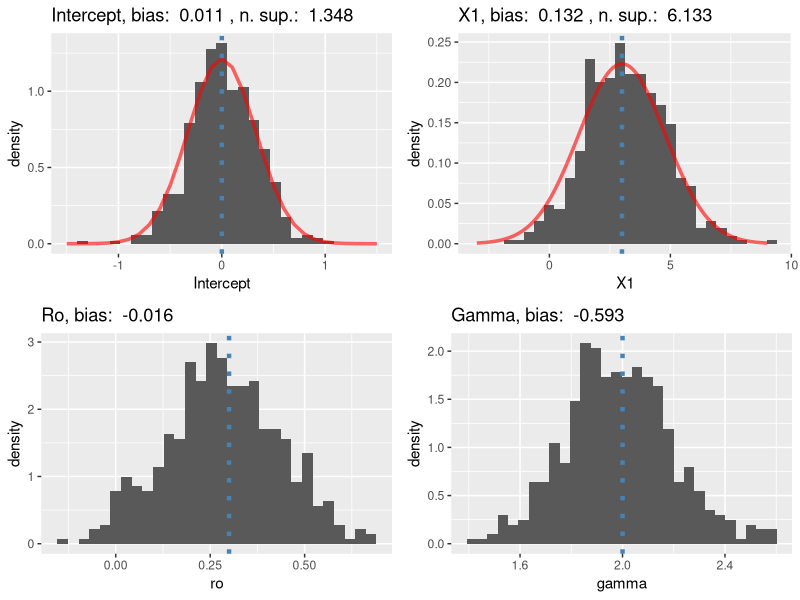
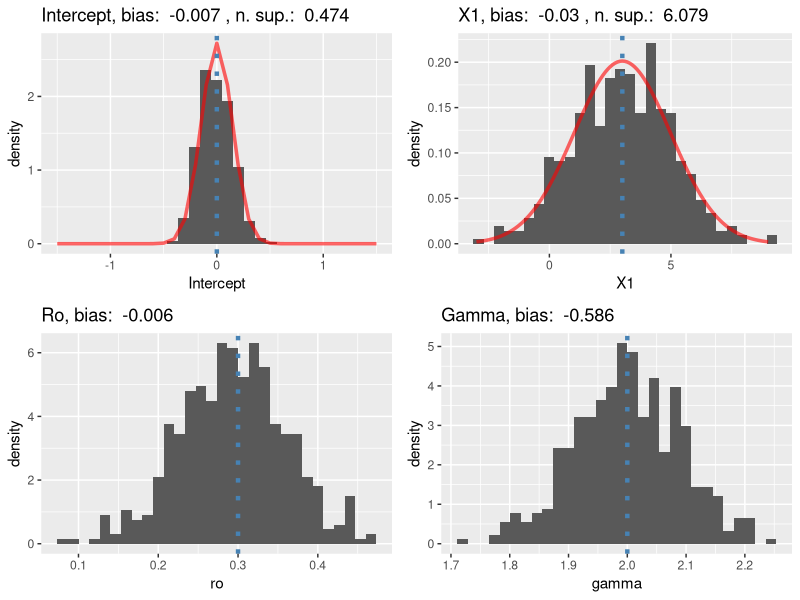
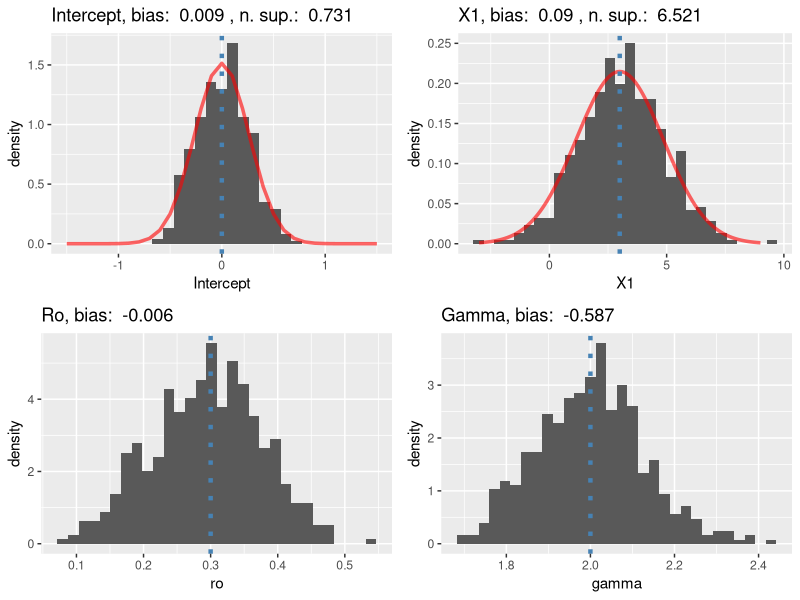
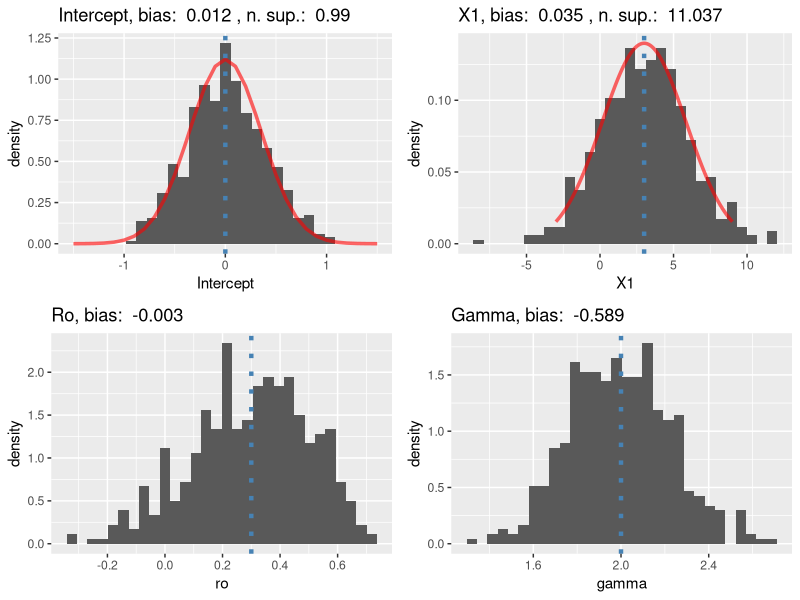
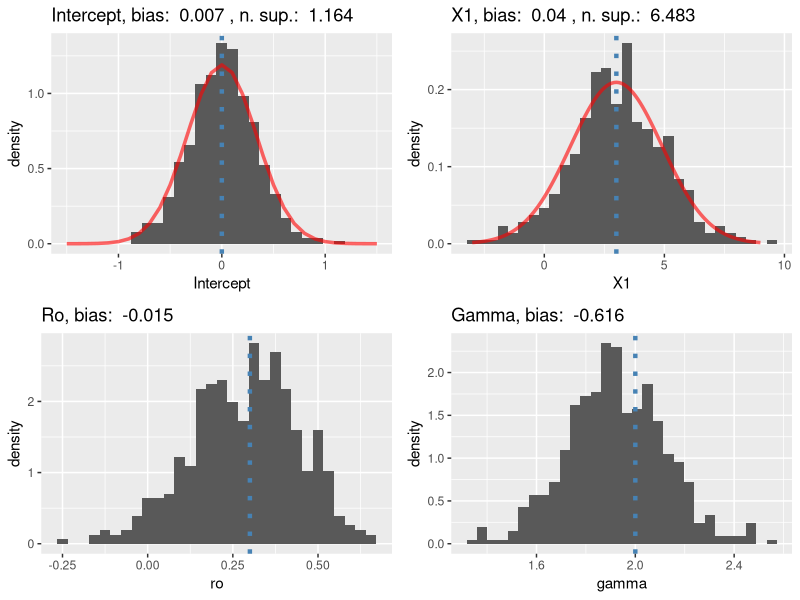

Source code (R) for these figures, in order: (Note: a time limit stopped this script after it produced the figures.)
## ---- chunk 1
knitr::opts_chunk$set(echo = F, message=FALSE, warning=FALSE)
## ---- chunk 2
library(MASS)
library(dplyr)
library(tidyr)
library(nlme)
library(purrr)
library(ggplot2)
library(gridExtra)

set.seed(45)
## ---- chunk 3
rep <- 500

# Assignment 1 a)

get_X <- function() {
  X <- rnorm(N*(p-1), mean=0, sd=sqrt(1/N))
  X <- matrix(data=X, nrow=N)
  list(X=X, sub_x_idx=split(1:N, rep(1:n, each=k)))
}

get_Sigma <- function() {
  Sigma <- matrix(ro, nrow=k, ncol=k)
  diag(Sigma) <- 1
  Sigma <- gamma^2 * Sigma
  Sigma
}

## Assignment 1 b)

get_beta <- function() {
  beta <- rep(3, p)
  beta[p] = 0
  beta[1] = 0
  beta
}

create_design_df <- function() {
  beta <- get_beta()
  
  X_design <- matrix(0L, nrow=N, ncol=2 + p)
  id <- rep(1:n, each=k)
  treatment <- rep(1:3, n)

  y_i_responses <- c()
  for (i in 1:n) {
    X_treatment <- X[sub_x_idx[[i]], ]
    X_treatment <- cbind(rep(1, k), X_treatment)
    y_i <- mvrnorm(n = 1, mu=X_treatment %*% beta, Sigma)
    y_i <- matrix(data=y_i, nrow=3)
    y_i_responses <- c(y_i_responses, y_i)
  }
  y_i_responses <- matrix(data=y_i_responses, ncol=1)

  X_design[, 1] <- y_i_responses
  X_design[, 2] <- id
  X_design[, 3] <- treatment
  X_design[, 4:(2+p)] <- X

  X_design <- data.frame(X_design)
  colnames(X_design) <- c("y", "id", "Time", paste(rep("X"), 1:(p-1), sep=""))

  X_design <- X_design %>% mutate(id=as.factor(id),
                                  Time=as.factor(Time))
  X_design
}

make_experiment <- function(method='REML') {
  X_design <- create_design_df()
  model <- gls(y~.-id-Time,
               correlation = corCompSymm(form=~1|id),
               weights = varIdent(form=~1),
               data = X_design,
               method = method)
  list(model=model, X_design=X_design)
}

# Assignment 1 c)

sup_norm <- function(m1, m2) max(abs(as.vector(m1)-as.vector(m2)))
bias_norm_sup <- function(estimates, true_val) max(abs(as.vector(estimates) - true_val))

get_asymptotics <- function() {
  helper_mtrx <- list()
  beta_mtrx <- list()
  
  sigma <- get_Sigma()
  for (i in 1:n) {
    x_i <- X[sub_x_idx[[i]], ]
    x_i <- cbind(rep(1, k), x_i)
    sigma_inv <- solve(sigma)
    helper_mtrx[[i]] <- t(x_i) %*% sigma_inv %*% x_i
    beta_mtrx[[i]] <- t(x_i) %*% sigma_inv %*% experiment_info$X[sub_x_idx[[i]], "y"]
  }
  helper_mtrx <- reduce(helper_mtrx, function(x, y) x+y)
  beta_mtrx <- reduce(beta_mtrx, function(x, y) x+y)
  
  beta_cov <- solve(helper_mtrx)
  beta_est <- beta_cov %*% beta_mtrx
  
  list(beta_est=beta_est, beta_cov=beta_cov)
}

# Assignment 2

get_ro_est <- function(model) {
  sigma_est <- getVarCov(model)
  sigma_est[lower.tri(sigma_est)][1] / gamma^2
}

get_gamma_est <- function(model) { getVarCov(model)[1,1] }

extract_est <- function(model) {
  x_labels <- paste(rep("X"), 1:(p-1), sep="")
  est_coefs <- model$coefficients[c('(Intercept)', x_labels)]
  sigma_est <- getVarCov(model)
  ro_est <- get_ro_est(model)
  gamma_est <- get_gamma_est(model)
  
  est_arr <- c(ro_est, gamma_est, est_coefs)
  names(est_arr) <- c("ro", 'gamma', 'Intercept', x_labels)
  t(data.frame(est_arr))
}

collect_est <- function(method='REML') {
  model <- make_experiment(method)$model
  extract_est(model)
}

get_asymptotic_density <- function(mu, sd, min_v=-3, max_v=9) {
  dens_arg <- seq(min_v, max_v, by=0.1)
  dens <- dnorm(dens_arg, mean=mu, sd=sd)
  data.frame(arg=dens_arg, val=dens)
}

estimate_bias <- function(val_series, true_val) {mean(as.vector(val_series-true_val))}

summarize_results <- function(est_df) {
  beta <- get_beta()

  intercept_distr <- get_asymptotic_density(beta[1], sqrt(beta_cov[1,1]), min_v=-1.5, max_v=1.5)
  intercept_bias <- estimate_bias(est_df[['Intercept']], 0)
  intercept_norm_sup <- bias_norm_sup(est_df[['Intercept']], 0)
  hist_intercept <- est_df %>%
                  ggplot(aes(Intercept)) +
                  geom_histogram(aes(y=..density..)) + 
                  geom_line(data=intercept_distr, aes(x=arg, y=val), color="red", size=1.2, alpha=0.6) + 
                  geom_vline(xintercept = 0, linetype="dotted", color = "steelblue", size=1.5) +
                  ggtitle(paste('Intercept, bias: ', round(intercept_bias, 3), ", n. sup.: ", round(intercept_norm_sup, 3)))

  x1_distr <- get_asymptotic_density(beta[2], sqrt(beta_cov[2, 2]))
  x1_bias <- estimate_bias(est_df[['X1']], 3)
  x1_norm_sup <- bias_norm_sup(est_df[['X1']], 3)
  hist_x1 <- est_df %>%
    ggplot(aes(X1)) +
    geom_histogram(aes(y=..density..)) + 
    geom_line(data=x1_distr, aes(x=arg, y=val), color="red", size=1.2, alpha=0.6) + 
    geom_vline(xintercept = 3, linetype="dotted", color = "steelblue", size=1.5) +
    ggtitle(paste('X1, bias: ', round(x1_bias, 3), ", n. sup.: ", round(x1_norm_sup, 3)))

  ro_bias <- estimate_bias(est_df[['ro']], 0.3)
  hist_ro <- est_df %>%
    ggplot(aes(ro)) +
    geom_histogram(aes(y=..density..)) + 
    geom_vline(xintercept = 0.3, linetype="dotted", color = "steelblue", size=1.5) +
    ggtitle(paste('Ro, bias: ', round(ro_bias, 3)))


  gamma_bias <- estimate_bias(sqrt(est_df[['gamma']]), 2)
  hist_gamma <- est_df %>%
    ggplot(aes(gamma)) +
    geom_histogram(aes(y=..density..)) + 
    geom_vline(xintercept = 2, linetype="dotted", color = "steelblue", size=1.5) +
    ggtitle(paste('Gamma, bias: ', round(gamma_bias, 3)))
  
  summary_df <- data.frame(int_bias=intercept_bias, 
                           int_norm=intercept_norm_sup, 
                           x1_bias=x1_bias,
                           x1_norm=x1_norm_sup,
                           ro_bias=ro_bias,
                           gamma_bias=gamma_bias)
  
  list(intercept=hist_intercept, 
       x1=hist_x1, 
       ro=hist_ro, 
       gamma=hist_gamma, 
       summary_df=summary_df)
}
  
summaries <- list()
## ---- chunk 4
n <- 20
k <- 3
p <- 4
N <- n * k
ro <- 0.3
gamma <- 2

X_info <- get_X()
X <- X_info$X
sub_x_idx <- X_info$sub_x_idx

Sigma <- get_Sigma()
experiment_info <- make_experiment()
model <- experiment_info$model
## ---- chunk 5
summary(model)
## ---- chunk 6
model.ml <- gls(y~.-id-Time,
               correlation = corCompSymm(form=~1|id),
               weights = varIdent(form=~1),
               data = experiment_info$X_design,
               method = "ML")

beta_ml <- model.ml$coefficients
beta_cov_ml <- vcov(model.ml)

coefs <- data.frame(beta_ml)
colnames(coefs) <- c("ML_coef")
rownames(coefs) <- c("Intercept", paste(rep("X", 3), 1:3))
coefs$REML_coef <- model$coefficients
round(coefs, 3)
## ---- chunk 7
reml_vcov <- vcov(model)
ml_vcov <- vcov(model.ml)

rownames(reml_vcov) <- paste(rep("REML_", 4), rownames(reml_vcov), sep="")
colnames(reml_vcov) <- colnames(reml_vcov)

rownames(ml_vcov) <- paste(rep("ML_", 4), rownames(ml_vcov), sep="")

round(rbind(reml_vcov, ml_vcov), 3)
## ---- chunk 8
cov_mtrx_norm <- sup_norm(vcov(model), vcov(model.ml))
beta_norm <- sup_norm(model$coefficients, model.ml$coefficients)
round(data.frame(covariance_norm=cov_mtrx_norm, beta_norm=beta_norm), 5)
## ---- chunk 9
get_gamma_est <- function(model) { sqrt(getVarCov(model)[1,1]) }

get_ro_est <- function(model) {
  sigma_est <- getVarCov(model)
  var_est <- sigma_est[1,1]
  sigma_est[2,1]/var_est
}

ro_est <- get_ro_est(model)
ro_sup <- sup_norm(rep(ro, 3), ro_est)

gamma_est <- model$sigma
gamma_sup <- sup_norm(gamma_est, sqrt(gamma))

summary_df <- data.frame(ro=c(ro_est[1], ro, ro_sup), 
                         gamma=c(gamma_est, gamma, gamma_sup))
rownames(summary_df) <- c("estimator", "true value", "norm")
summary_df
## ---- chunk 10
est_df <- do.call(rbind, replicate(rep, collect_est(), F))
est_df <- data.frame(est_df)
rownames(est_df) <- NULL

beta_asymptotics <- get_asymptotics()
beta_cov <- beta_asymptotics$beta_cov

h_lst <- summarize_results(est_df)
summaries$reml_basic <- h_lst$summary_df
grid.arrange(h_lst$intercept, h_lst$x1, h_lst$ro, h_lst$gamma, ncol=2)
## ---- chunk 11
n <- 100
k <- 3
p <- 4
N <- n * k

X_info <- get_X()
X <- X_info$X
sub_x_idx <- X_info$sub_x_idx

Sigma <- get_Sigma()

est_df <- do.call(rbind, replicate(rep, collect_est(), F))
est_df <- data.frame(est_df)
rownames(est_df) <- NULL

beta_asymptotics <- get_asymptotics()
beta_cov <- beta_asymptotics$beta_cov

h_lst <- summarize_results(est_df)
summaries$reml_n <- h_lst$summary_df
grid.arrange(h_lst$intercept, h_lst$x1, h_lst$ro, h_lst$gamma, ncol=2)
## ---- chunk 12
n <- 20
k <- 15
p <- 4
N <- n * k

X_info <- get_X()
X <- X_info$X
sub_x_idx <- X_info$sub_x_idx

Sigma <- get_Sigma()

est_df <- do.call(rbind, replicate(rep, collect_est(), F))
est_df <- data.frame(est_df)
rownames(est_df) <- NULL

beta_asymptotics <- get_asymptotics()
beta_cov <- beta_asymptotics$beta_cov

h_lst <- summarize_results(est_df)
summaries$reml_k <- h_lst$summary_df
grid.arrange(h_lst$intercept, h_lst$x1, h_lst$ro, h_lst$gamma, ncol=2)
## ---- chunk 13
n <- 20
k <- 3
p <- 20
N <- n * k

X_info <- get_X()
X <- X_info$X
sub_x_idx <- X_info$sub_x_idx

Sigma <- get_Sigma()

est_df <- do.call(rbind, replicate(rep, collect_est(), F))
est_df <- data.frame(est_df)
rownames(est_df) <- NULL

beta_asymptotics <- get_asymptotics()
beta_cov <- beta_asymptotics$beta_cov

h_lst <- summarize_results(est_df)
summaries$reml_p <- h_lst$summary_df
grid.arrange(h_lst$intercept, h_lst$x1, h_lst$ro, h_lst$gamma, ncol=2)
## ---- chunk 14
n <- 20
k <- 3
p <- 4
N <- n * k
ro <- 0.3
gamma <- 2

X_info <- get_X()
X <- X_info$X
sub_x_idx <- X_info$sub_x_idx

Sigma <- get_Sigma()

est_df <- do.call(rbind, replicate(rep, collect_est(method='ML'), F))
est_df <- data.frame(est_df)
rownames(est_df) <- NULL

beta_asymptotics <- get_asymptotics()
beta_cov <- beta_asymptotics$beta_cov

h_lst <- summarize_results(est_df)
summaries$ml_basic <- h_lst$summary_df
grid.arrange(h_lst$intercept, h_lst$x1, h_lst$ro, h_lst$gamma, ncol=2)
## ---- chunk 15
n <- 100
k <- 3
p <- 4
N <- n * k

X_info <- get_X()
X <- X_info$X
sub_x_idx <- X_info$sub_x_idx

Sigma <- get_Sigma()

est_df <- do.call(rbind, replicate(rep, collect_est(method='ML'), F))
est_df <- data.frame(est_df)
rownames(est_df) <- NULL

beta_asymptotics <- get_asymptotics()
beta_cov <- beta_asymptotics$beta_cov

h_lst <- summarize_results(est_df)
summaries$ml_n <- h_lst$summary_df
grid.arrange(h_lst$intercept, h_lst$x1, h_lst$ro, h_lst$gamma, ncol=2)
## ---- chunk 16
n <- 20
k <- 15
p <- 4
N <- n * k

X_info <- get_X()
X <- X_info$X
sub_x_idx <- X_info$sub_x_idx

Sigma <- get_Sigma()

est_df <- do.call(rbind, replicate(rep, collect_est(method='ML'), F))
est_df <- data.frame(est_df)
rownames(est_df) <- NULL

beta_asymptotics <- get_asymptotics()
beta_cov <- beta_asymptotics$beta_cov

h_lst <- summarize_results(est_df)
summaries$ml_k <- h_lst$summary_df
grid.arrange(h_lst$intercept, h_lst$x1, h_lst$ro, h_lst$gamma, ncol=2)
## ---- chunk 17
n <- 20
k <- 3
p <- 17
N <- n * k

X_info <- get_X()
X <- X_info$X
sub_x_idx <- X_info$sub_x_idx

Sigma <- get_Sigma()

est_df <- do.call(rbind, replicate(rep, collect_est(method='ML'), F))
est_df <- data.frame(est_df)
rownames(est_df) <- NULL

beta_asymptotics <- get_asymptotics()
beta_cov <- beta_asymptotics$beta_cov

h_lst <- summarize_results(est_df)
summaries$ml_p <- h_lst$summary_df
grid.arrange(h_lst$intercept, h_lst$x1, h_lst$ro, h_lst$gamma, ncol=2)
## ---- chunk 18
summaries <- reduce(summaries, rbind)
reml_rows <- paste(rep("REML", 4), c("base", "ob", "trt", "pred"))
ml_rows <- paste(rep("ML", 4), c("base", "ob", "trt", "pred"))
rownames(summaries) <- c(reml_rows, ml_rows)
round(summaries, 4)
